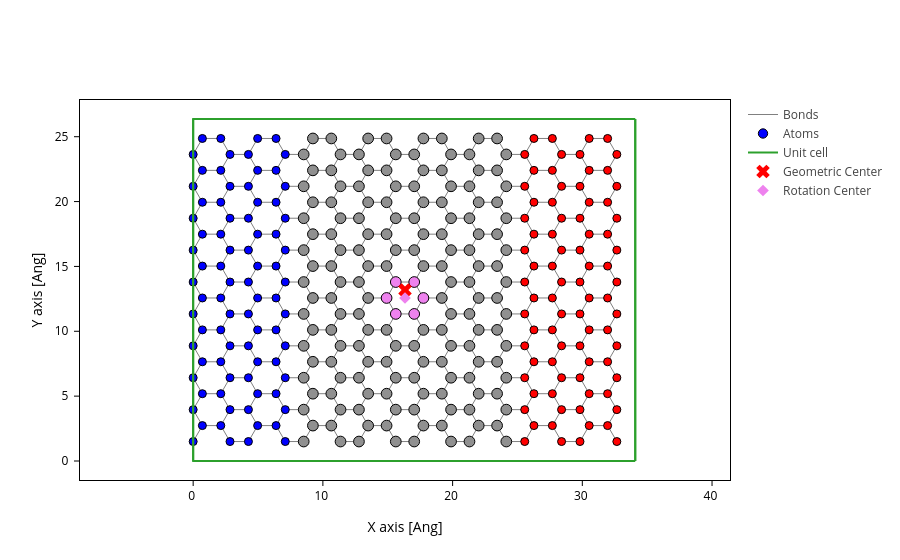

The notebook cell saved with this chart:
### Code cell
width = 20
length = 2
center_size = 2
__params__ = f"{width}W_{length}L_{center_size}C"
electrode = build_electrode(width=width, length=length)
ribbon = build_nanoribbon(electrode=electrode, center_size=center_size)
device_ribbon, lr_idx_ribbon = build_reduced_device(ribbon, electrode, repeat=1)
device_ribbon.write(f"structures/ribbon_{__params__}.xyz")
atoms_style = mark_electrode(lr_idx_ribbon)

plot_with_center(device_ribbon, atoms_style=atoms_style)

### Figure 1 — Plotly figure (JSON) as saved in the notebook; plotly's stock layout.template omitted (floating-point values rounded to 4 significant figures; data arrays with more than 128 entries replaced by an {"elided": "..."} marker saying what was removed)
{"data": [{"line": {"color": "gray", "width": 1}, "meta": {}, "mode": "lines", "name": "Bonds", "opacity": 1, "type": "scatter", "x": {"elided": "9534 float values"}, "y": {"elided": "9534 float values"}}, {"marker": {"color": {"elided": "320 str values"}, "line": {"color": "black", "width": 1}, "opacity": 1, "size": {"elided": "320 float values"}}, "meta": {}, "mode": "markers", "name": "Atoms", "opacity": 1, "type": "scatter", "x": {"elided": "320 float values"}, "y": {"elided": "320 float values"}}, {"meta": {}, "mode": "lines", "name": "Unit cell", "type": "scatter", "x": [0.0, 0.0, 34.08, 34.08, 0.0, 0.0, NaN, 0.0, 0.0, 0.0, 34.08, 34.08, 0.0, NaN, 34.08, 34.08, NaN, 34.08, 34.08], "y": [0.0, 26.37, 26.37, 26.37, 26.37, 26.37, NaN, 26.37, 0.0, 0.0, 0.0, 0.0, 0.0, NaN, 26.37, 0.0, NaN, 26.37, 0.0]}, {"marker": {"color": "red", "size": 12, "symbol": "x"}, "mode": "markers", "name": "Geometric Center", "type": "scatter", "x": [16.33], "y": [13.18]}, {"marker": {"color": "violet", "size": 9, "symbol": "diamond"}, "mode": "markers", "name": "Rotation Center", "type": "scatter", "x": [16.33], "y": [12.57]}], "layout": {"scene": {"aspectmode": "data", "xaxis": {"title": {"text": "X axis [Ang]"}}, "yaxis": {"title": {"text": "Y axis [Ang]"}}}, "xaxis": {"scaleanchor": "y", "scaleratio": 1, "title": {"text": "X axis [Ang]"}}, "yaxis": {"title": {"text": "Y axis [Ang]"}}}}
